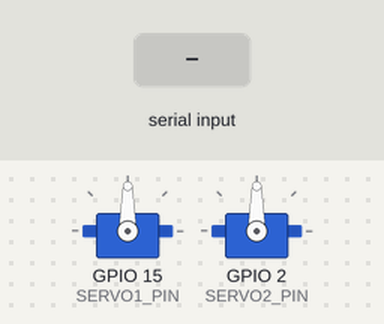
A sketch run on a simulated ESP32. On the bench: 2 × servo. The test bench sets the inputs (shaded band). Nothing arrives over Bluetooth unless stated; what the sketch prints to the serial monitor is not drawn.

Above: at 1.2 s.
1.3 s: "apri_garage\n" received over the second serial link
At 4.0 s:
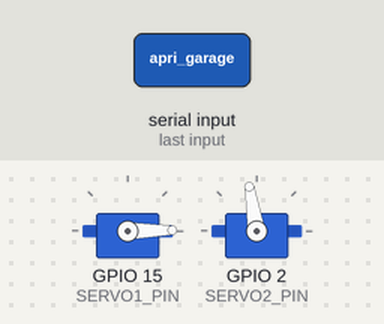
4.3 s: "chiudi_garage\n" received over the second serial link
At 6.7 s:
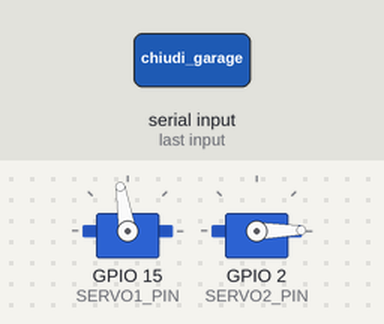
Timing chart, 0 to 8.2 s (numbered marks = the images above; inputs shaded):
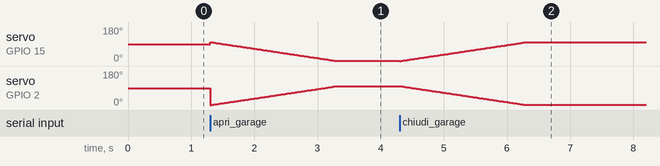

The sketch:

bluetooth.ino
```cpp
#include <ESP32Servo.h>
#include <BluetoothSerial.h>

// Pin dei servo motori
#define SERVO1_PIN 15
#define SERVO2_PIN 2

Servo servo1;
Servo servo2;
int posVal = 0;
int posVal2 = 0;

BluetoothSerial SerialBT;

void setup() {
  Serial.begin(115200);
  SerialBT.begin("ESP32_Garage"); // Nome Bluetooth

  // Configurazione dei servo motori
  servo1.setPeriodHertz(50);
  servo2.setPeriodHertz(50);
  servo1.attach(SERVO1_PIN, 500, 2500);
  servo2.attach(SERVO2_PIN, 500, 2500);

  Serial.println("Il dispositivo è pronto per la connessione Bluetooth.");
}

void loop() {
  if (SerialBT.available()) {
    String command = SerialBT.readStringUntil('\n');
    command.trim();

    if (command.equals("apri_garage")) {
      handleApriGarage();
    } else if (command.equals("chiudi_garage")) {
      handleChiudiGarage();
    }
  }
}

void handleApriGarage() {
  while (posVal < 100 && posVal2 < 100) {
    servo1.write(100 - posVal); // Muove il servo1 in senso opposto
    servo2.write(posVal2);
    posVal++;
    posVal2++;
    delay(20);
  }
  SerialBT.println("Garage aperto");
}

void handleChiudiGarage() {
  while (posVal > 0 && posVal2 > 0) {
    servo1.write(100 - posVal); // Muove il servo1 in senso opposto
    servo2.write(posVal2);
    posVal--;
    posVal2--;
    delay(20);
  }
  SerialBT.println("Garage chiuso");
}
```
